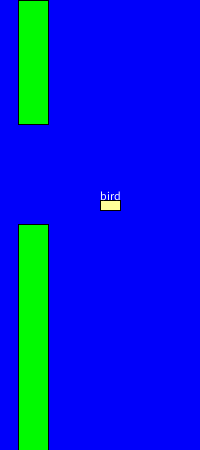
Frame 1 (no input)
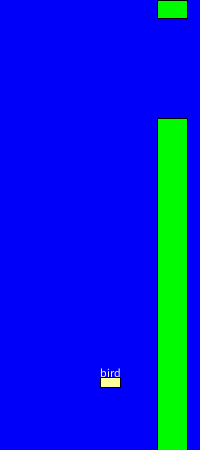
Frame 60 (the mouse pressed at the canvas centre just before this capture)
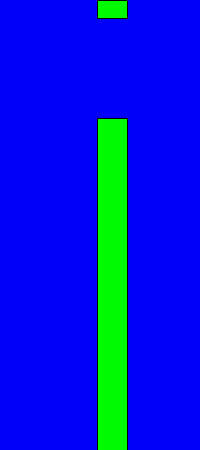
Frame 120 (the mouse held since frame 60 and released just before this capture)

The Processing sketch that drew these frames (run headless with seeded random() and noise(); from frame 60 on, the mouse is pressed at the canvas centre):

// Processing sketch: Flappy_Bird
// ── Flappy_Bird.pde
int birdY = 200; 
int j = 0;
int k = 0;
int stage = 0;
int gravity = 3;
boolean clicked = false;
int stack = 0;
boolean stillUp = false;
int [] pipeUpper = new int[10];
int[] pipeX = new int[10];
void setup(){
background(0,0,250);
size(200,450);
for(int i = 0; i<10; i += 1){
pipeUpper[i] = (int)random(50,400);
pipeX[i] = i*200+(int)random(0,70);
}
}
void draw(){
  background(0,0,250);
  fill(255,255,153);
rect(100,birdY,20,10);
fill(250,250,250);
text("bird",100,birdY);
for(int h = 0; h < 10; h+=1){
fill(0,250,0);
print(pipeUpper[1],"\n");
rect(pipeX[h],0,30,400-pipeUpper[h]);
rect(pipeX[h],500-pipeUpper[h],30,900-pipeUpper[1]);
}
for (int d = 0; d<10;d+=1){
pipeX[d] -= 1;
}
//rect();
birdY += gravity;
if (mousePressed == true){
  if (stillUp == true){
  stack += 6;
  }
  else{
  stack = 0;
  }
stage = 1;
j = 20;
k = 20;
clicked = true;
//print("clicked");
mousePressed = false;
}
if (clicked == true){
if (stage == 1){
stillUp = true;
if (j==0){
stage = 2;
stillUp = false;
}
birdY -= 6 + stack;
j -= 1;
}
//if (stage == 2){
//if (k == 0){
//stage = 0;
//}
//birdY += 2;
//k -= 1;  
//print(k);
}

//}
mouseY += 1;
}
